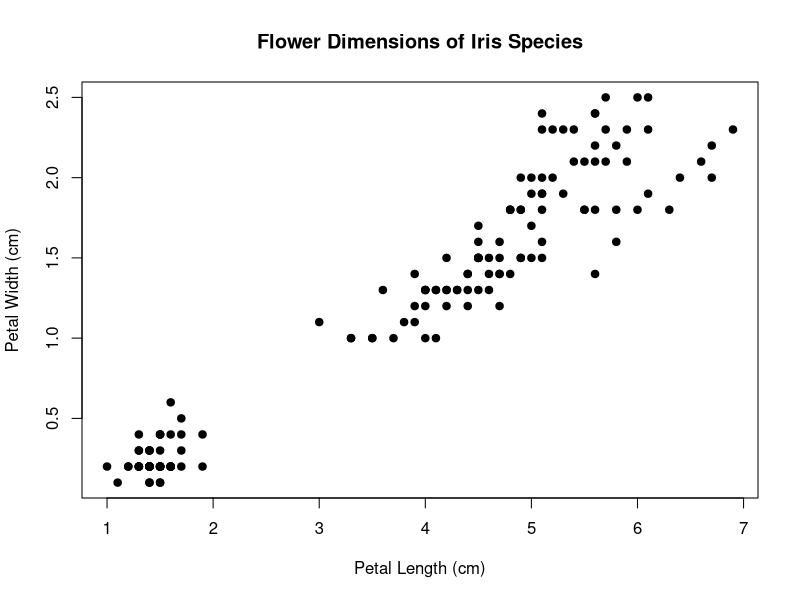
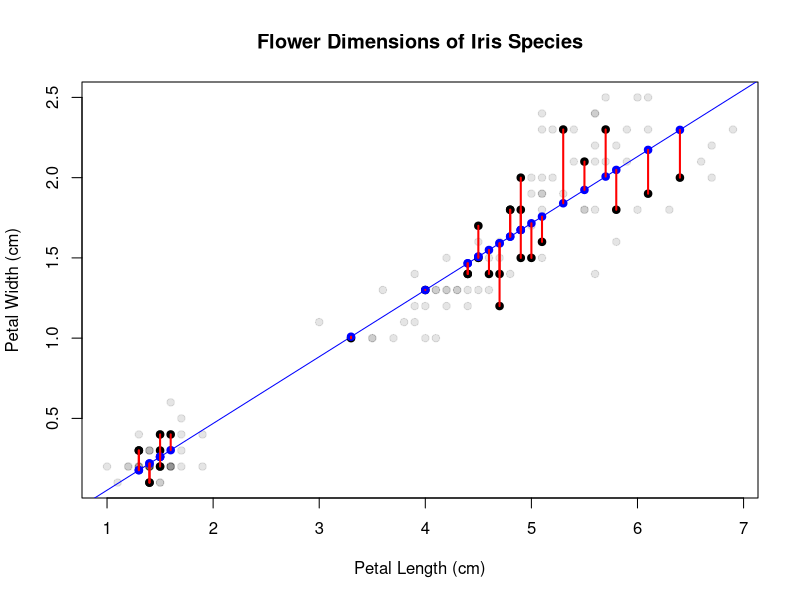
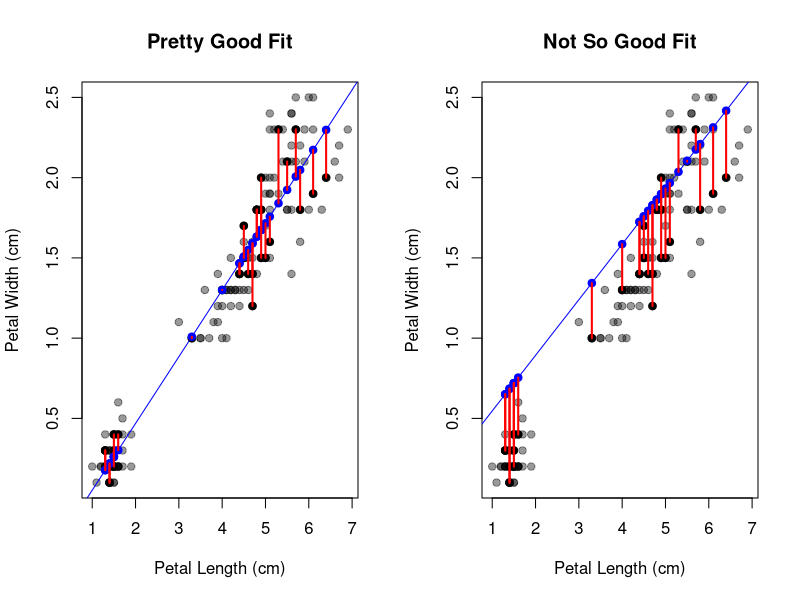
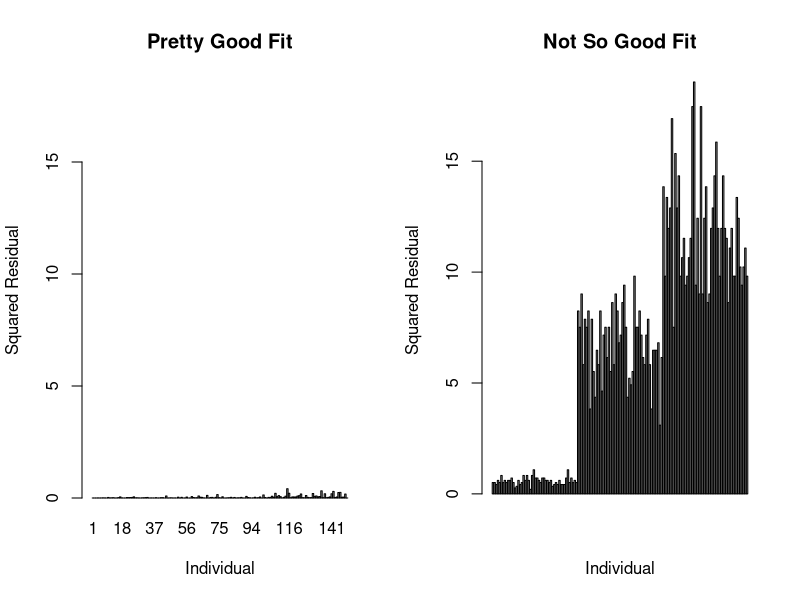
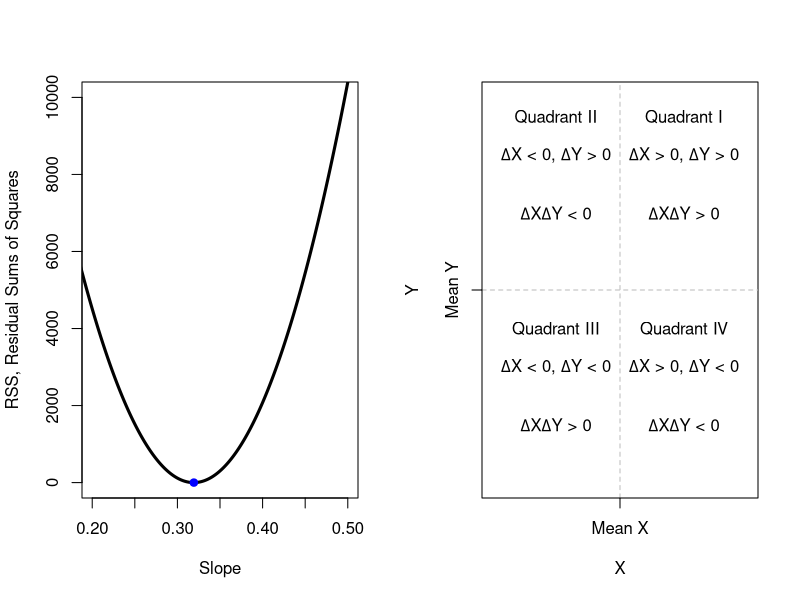
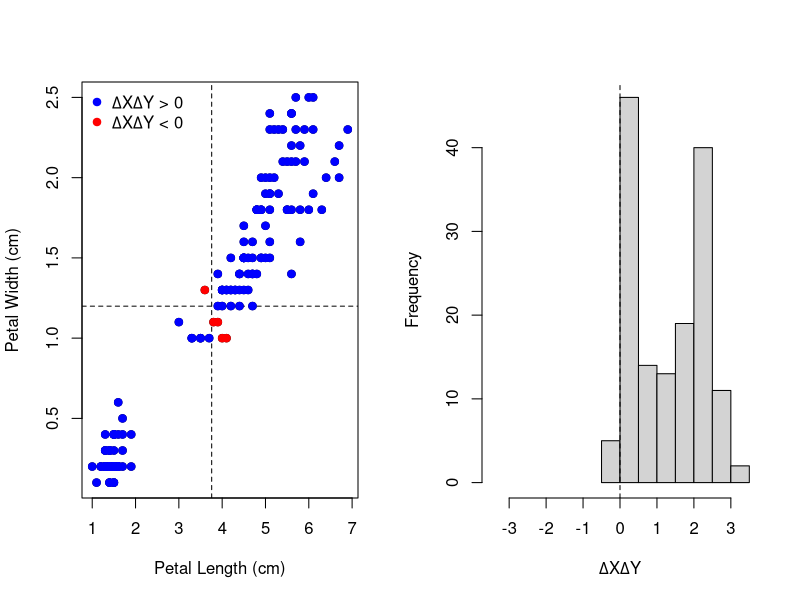

Recreate these plots in R, in order. (Note: this script raises an error after producing the figures.)
## ---- chunk 1
knitr::opts_chunk$set(echo = TRUE)
## ---- chunk 2
data("iris")
str(iris)
head(iris)
## ---- chunk 3
iris[4,]
## ---- chunk 4
plot(iris$Petal.Length, iris$Petal.Width, pch = 19,
     xlab = 'Petal Length (cm)', ylab = 'Petal Width (cm)',
     main = 'Flower Dimensions of Iris Species')
## ---- chunk 5
plot(iris$Petal.Length, iris$Petal.Width, pch = 19,
     col = rgb(0,0,0, alpha = 0.1),
     xlab = 'Petal Length (cm)', ylab = 'Petal Width (cm)',
     main = 'Flower Dimensions of Iris Species')
set.seed(5)
indx <- sample(1:length(iris$Petal.Length), 30, replace = FALSE)
mdl <- lm(Petal.Width ~ Petal.Length, data = iris)
abline(mdl$coefficients, col = 'blue')
points(iris$Petal.Length[indx], 
       iris$Petal.Width[indx], 
       pch = 19)
points(iris$Petal.Length[indx], mdl$fitted.values[indx],
       col = 'blue', pch = 19)
for (i in 1:length(indx)){
  lines(rep(iris$Petal.Length[indx[i]],2), 
        c(mdl$fitted.values[indx[i]], iris$Petal.Width[indx[i]]),
        col = 'red', lwd = 2)
}
## ---- chunk 6
par(mfcol = c(1,2))
plot(iris$Petal.Length, iris$Petal.Width, pch = 19,
     col = rgb(0,0,0, alpha = 0.4),
     xlab = 'Petal Length (cm)', ylab = 'Petal Width (cm)',
     main = 'Pretty Good Fit')
set.seed(5)
indx <- sample(1:length(iris$Petal.Length), 30, replace = FALSE)
mdl <- lm(Petal.Width ~ Petal.Length, data = iris)
abline(mdl$coefficients, col = 'blue')
points(iris$Petal.Length[indx], 
       iris$Petal.Width[indx], 
       pch = 19)
points(iris$Petal.Length[indx], mdl$fitted.values[indx],
       col = 'blue', pch = 19)
for (i in 1:length(indx)){
  lines(rep(iris$Petal.Length[indx[i]],2), 
        c(mdl$fitted.values[indx[i]], iris$Petal.Width[indx[i]]),
        col = 'red', lwd = 2)
}

plot(iris$Petal.Length, iris$Petal.Width, pch = 19,
     col = rgb(0,0,0, alpha = 0.4),
     xlab = 'Petal Length (cm)', ylab = 'Petal Width (cm)',
     main = 'Not So Good Fit')
beta0 <- 0.2
beta1 <- mdl$coefficients[2]/1.2
abline(a = beta0, b = beta1, col = 'blue')
predictions <- iris$Petal.Length*beta1 + beta0
residuals <- iris$Petal.Length - predictions
points(iris$Petal.Length[indx], 
       iris$Petal.Width[indx], 
       pch = 19)
points(iris$Petal.Length[indx], predictions[indx],
       col = 'blue', pch = 19)
for (i in 1:length(indx)){
  lines(rep(iris$Petal.Length[indx[i]],2), 
        c(predictions[indx[i]], iris$Petal.Width[indx[i]]),
        col = 'red', lwd = 2)
}
## ---- chunk 7
par(mfcol = c(1,2))
barplot(mdl$residuals^2,
     xlab = 'Individual', ylab = 'Squared Residual',
     main = 'Pretty Good Fit',
     ylim = c(0, max(residuals^2)))

barplot(residuals^2, xlab = 'Individual', ylab = 'Squared Residual',
        main = 'Not So Good Fit')
## ---- chunk 8
slopes <- seq(from = 0, to = 1, length = 1000)
RSS <- rep(NA, length(slopes))

for (i in 1:length(slopes)){
  RSS[i] <- sum(iris$Petal.Width - slopes[i]*iris$Petal.Length)^2
}
LSS.indx <- (which(RSS == min(RSS)))
plot(slopes, RSS, xlab = 'Slope', ylab = 'RSS, Residual Sums of Squares',
     typ = 'l', xlim = c(0.2, 0.5), ylim = c(0, 10000),
     lwd = 3)
lines(rep(slopes[LSS.indx],2), c(0, RSS[LSS.indx]), col = 'blue')
points(slopes[LSS.indx], RSS[LSS.indx], pch = 19, col = 'blue')
## ---- chunk 9
plot(0,0, typ = 'n', xlab = 'X', ylab = 'Y',
     xlim = c(-1,1), ylim = c(-1,1), xaxt = 'n', 
     yaxt = 'n')
abline(h = 0, lty = 2, col = 'gray')
abline(v = 0, lty = 2, col = 'gray')
axis(1, at = 0, label = 'Mean X')
axis(2, at = 0, label = 'Mean Y')
text(0.5,0.7, expression(paste(Delta, 'X > 0, ', Delta, 'Y > 0')))
text(-0.5,0.7, expression(paste(Delta, 'X < 0, ', Delta, 'Y > 0')))
text(-0.5,-0.4, expression(paste(Delta, 'X < 0, ', Delta, 'Y < 0')))
text(0.5,-0.4, expression(paste(Delta, 'X > 0, ', Delta, 'Y < 0')))

text(0.5,0.4, expression(paste(Delta, 'X', Delta, 'Y > 0')))
text(-0.5,0.4, expression(paste(Delta, 'X', Delta, 'Y < 0')))
text(-0.5,-0.7, expression(paste(Delta, 'X', Delta, 'Y > 0')))
text(0.5,-0.7, expression(paste(Delta, 'X', Delta, 'Y < 0')))

text(0.5,0.9, 'Quadrant I')
text(-0.5,0.9, 'Quadrant II')
text(-0.5,-0.2, 'Quadrant III')
text(0.5,-0.2, 'Quadrant IV')
## ---- chunk 10
par(mfcol = c(1,2))
plot(iris$Petal.Length, iris$Petal.Width, pch = 19, 
     xlab = 'Petal Length (cm)', ylab = 'Petal Width (cm)')
abline(v = mean(iris$Petal.Length), lty = 2)
abline(h = mean(iris$Petal.Width), lty = 2)

sign <- (iris$Petal.Length - mean(iris$Petal.Length))*(iris$Petal.Width-mean(iris$Petal.Width))
points(iris$Petal.Length[sign>0], iris$Petal.Width[sign>0], pch = 19,
       col = 'blue')
points(iris$Petal.Length[sign<0], iris$Petal.Width[sign<0], pch = 19,
       col = 'red')
legend('topleft', 
       legend = c(expression(paste(Delta, 'X',Delta,'Y > 0')), 
                  expression(paste(Delta, 'X',Delta,'Y < 0'))),
       bty = 'n', pch = 19, col = c('blue','red'))

hist(sign, xlab = expression(paste(Delta, 'X',Delta,'Y')),
     xlim = max(abs(sign))*c(-1,1), main = '')
abline(v = 0, lty = 2)
## ---- chunk 11
slope.t <- c(-3, -0.75, 0, 0.75, 3)
sigma <- 1

n <- 50
x <- rnorm(n, 0, sd = 1)
error <- rnorm(n, 0, sd = sigma)

par(mfrow = c(5,2))
for (i in 1:length(slope.t)){
  y <- slope.t[i]*x + error
  
  mdl <- lm(y ~ x)
  plot(x, y, xlab = 'X', ylab = 'Y', typ = 'n',
       main = paste('LSE Slope = ', round(mdl$coefficients[2],2), sep =''))
  abline(v = mean(x), lty = 2)
  abline(h = mean(y), lty = 2)
  
  sign <- (x - mean(x))*(y-mean(y))
  points(x[sign>0], y[sign>0], pch = 19,
         col = 'blue')
  points(x[sign<0], y[sign<0], pch = 19,
         col = 'red')
  hist(sign, xlab = expression(paste(Delta, 'X',Delta,'Y')),
     xlim = max(abs(sign))*c(-1,1), main = '')
abline(v = 0, lty = 2)
}
## ---- chunk 12
rm(list = ls())
n <- 1000

# To make this work, I'm using a lognormal distribution. We'll talk about what this is in 
# a couple weeks. For now, you need to know that the lognormal has two parameters, a mean 
# and a variance, just like the normal. However, these are defined on the log scale. As
# such, I need to do a bit of math to make sure I get the means and variances I need! You 
# can just take the E and V to be the mean and standard deviation and you can ignore the 
# following two lines.
Xmu <- 25
Xsigma <- 5

###################################

# We'll set the random number generator for reproducibility
set.seed(1)
# Make a population of diameter of plants assuming a log-normal distribution.
X <- rnorm(n, Xmu, Xsigma)

true.int <- 90
true.slope <- 2
true.error <- 5

Y <- true.int + true.slope*X + rnorm(n, 0, true.error)
plot(X, Y, col = rgb(0.5,0.5,0.5, alpha = 0.3), pch = 19,
     xlab= 'Predictor', ylab = 'Response',
     main = 'Population Relationship')
## ---- chunk 13
samp.n <- 15
samp.ind <- sample(1:n, samp.n, replace = T)

data <- data.frame(X[samp.ind], Y[samp.ind])
colnames(data) <- c('Predictor', 'Response')

head(data)
plot(data$Predictor, data$Response, 
     col = 'black', pch = 19,
     xlab= 'Predictor', ylab = 'Response',
     main = 'Sample Relationship')
## ---- chunk 14
lin.mdl <- lm(Response ~ Predictor, data)
summary(lin.mdl)

plot(data$Predictor, data$Response, 
     col = 'black', pch = 19,
     xlab= 'Predictor', ylab = 'Response',
     main = 'Sample Relationship and Best Fit Line')
abline(lin.mdl$coefficients, col = 'blue', lwd = 3)

plot(data$Predictor, lin.mdl$residuals,
     xlab = 'Predictor', ylab = 'Residuals',
     main = 'Residual Plot', pch = 19)
abline(h = 0, lty = 2)
hist(lin.mdl$residuals, xlab = 'Residuals',
     main = 'Distribution of Residuals')


(CI95 <- confint(lin.mdl))
est.cov <- vcov(lin.mdl)
## ---- chunk 15
library(MASS)
post.samples <- 1000
rand.estimates <- mvrnorm(post.samples, 
                          mu = coefficients(lin.mdl), 
                          Sigma = est.cov) # from MASS package
par(mfcol = c(1,2))
x <- seq(from = 0.8*min(data$Predictor), 
        to = 1.2*max(data$Predictor), 
        length = 1000)
mean.predict <- coefficients(lin.mdl)[1] + coefficients(lin.mdl)[2]*x
plot(0,0, 'n', xlab = 'Predictor', ylab = 'Response', 
     main = c('Sampling Distribution of', 'Linear Relationship'),
     xlim = c(0.8*min(data$Predictor), 1.2*max(data$Predictor)), 
     ylim = c(0.8*min(data$Response), 
              1.2*max(data$Response)), 
     cex = 1.2)
for (i in 1:post.samples){
  pred.mdl = rand.estimates[i,1] + rand.estimates[i,2]*x
  lines(x, pred.mdl, col = rgb(0,0,0, alpha = 0.05))
}
abline(true.int, true.slope, col = 'red', lwd = 3)
abline(lin.mdl$coefficients, col = 'blue', lwd = 3)
legend('topleft', legend = c('True Line', 'Best Estimate'), 
       col = c('red', 'blue'), lty = 1, lwd = 2)

plot(rand.estimates[,1], rand.estimates[,2], xlab = 'Estimated Intercept', 
     ylab = 'Estimated Slope', pch = 19, col = rgb(0,0,0, alpha = 0.1),
     main = c('Sampling Distribution of', 'Linear Relationship'))
points(true.int, true.slope, col = 'red', pch = 19, cex = 1.2)
points(lin.mdl$coefficients[1],lin.mdl$coefficients[2], col = 'blue', pch = 19, cex = 1.2)
legend('topright', legend = c('True Line Parameters', 'Best Estimate'), 
       col = c('red', 'blue'), pch = 19, cex = 1.2)
## ---- chunk 16

# We can find the 95% confidence interval for the regression relationship, yhat. 
# It is itself a random variable that is normally distributed conditional on x. 
# The mean is
mu_coef <- coefficients(lin.mdl)
Xbar_yhat <- mu_coef[1] + mu_coef[2]*x

# And the standard deviation is
SE_yhat <- sqrt(est.cov[1,1] + x^2*est.cov[2,2] + 2*x*est.cov[1,2])

# The 95% confidence interval for each x value is then
yhatCI025 = Xbar_yhat + qt(0.025, n-2)*SE_yhat
yhatCI975 = Xbar_yhat + qt(0.975, n-2)*SE_yhat

par(mfcol = c(1,2))
plot(data$Predictor, data$Response, 
     col = 'black', pch = 19,
     xlab= 'Predictor', ylab = 'Response',
     main = 'Sample Relationship')
abline(lin.mdl$coefficients, col = 'blue', lwd = 3)
lines(x, Xbar_yhat)
lines(x, yhatCI025, lty = 2)
lines(x, yhatCI975, lty = 2)

plot(0,0, 'n', xlab = 'Predictor', ylab = 'Response', 
     main = c('Sampling Distribution of', 'Linear Relationship'),
     xlim = c(0.8*min(data$Predictor), 1.2*max(data$Predictor)), 
     ylim = c(0.8*min(data$Response), 
              1.2*max(data$Response)), 
     cex = 1.2)
for (i in 1:post.samples){
  pred.mdl = rand.estimates[i,1] + rand.estimates[i,2]*x
  lines(x, pred.mdl, col = rgb(0,0,0, alpha = 0.05))
}

## ---- chunk 17
plot(0,0, typ = 'n', xlab = 'Predictor', ylab = 'Response', 
     main = '', 
     xlim = c(0.9*min(data$Predictor), 1.1*max(data$Predictor)), 
     ylim = c(0.9*min(data$Response), 
              1.1*max(data$Response)),
     cex = 1.2)
polygon(c(x,x[length(x):1]), c(yhatCI975, yhatCI025[length(x):1]), 
        col = 'gray', border = NA)
points(data$Predictor, data$Response, pch = 19, cex = 1.2)
abline(true.int, true.slope, col = 'red', lwd = 3)
abline(lin.mdl$coefficients, col = 'blue', lwd = 3)
legend('topleft', legend = c('True Line', 'Best Estimate'), 
       col = c('red', 'blue'), lty = 1, lwd = 2)
